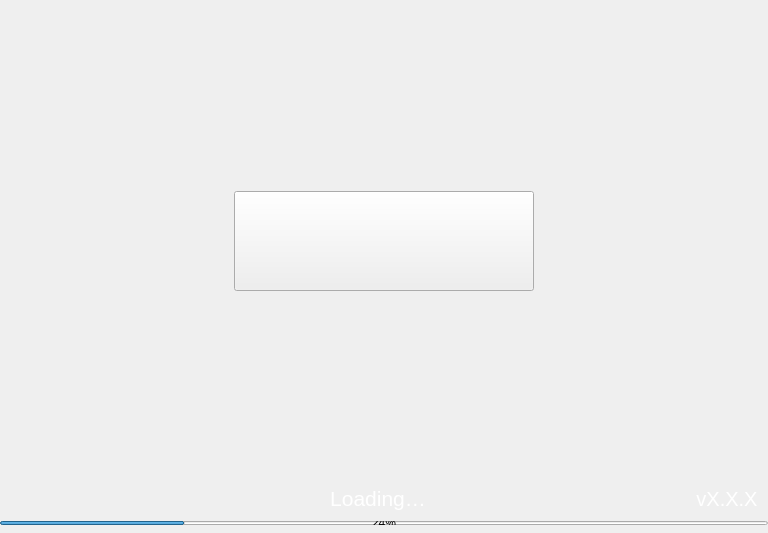
<?xml version="1.0" encoding="UTF-8"?>
<ui version="4.0">
 <class>Splash</class>
 <widget class="QWidget" name="Splash">
  <property name="geometry">
   <rect>
    <x>0</x>
    <y>0</y>
    <width>768</width>
    <height>533</height>
   </rect>
  </property>
  <property name="minimumSize">
   <size>
    <width>768</width>
    <height>533</height>
   </size>
  </property>
  <property name="maximumSize">
   <size>
    <width>16777215</width>
    <height>700</height>
   </size>
  </property>
  <property name="windowTitle">
   <string>Form</string>
  </property>
  <layout class="QVBoxLayout" name="verticalLayout_2">
   <property name="spacing">
    <number>0</number>
   </property>
   <property name="leftMargin">
    <number>0</number>
   </property>
   <property name="topMargin">
    <number>0</number>
   </property>
   <property name="rightMargin">
    <number>0</number>
   </property>
   <property name="bottomMargin">
    <number>0</number>
   </property>
   <item>
    <widget class="QFrame" name="frame">
     <property name="minimumSize">
      <size>
       <width>750</width>
       <height>520</height>
      </size>
     </property>
     <property name="styleSheet">
      <string notr="true"/>
     </property>
     <property name="frameShape">
      <enum>QFrame::NoFrame</enum>
     </property>
     <property name="frameShadow">
      <enum>QFrame::Plain</enum>
     </property>
     <layout class="QVBoxLayout" name="verticalLayout">
      <property name="spacing">
       <number>0</number>
      </property>
      <property name="leftMargin">
       <number>0</number>
      </property>
      <property name="topMargin">
       <number>0</number>
      </property>
      <property name="rightMargin">
       <number>0</number>
      </property>
      <property name="bottomMargin">
       <number>0</number>
      </property>
      <item>
       <spacer name="verticalSpacer_2">
        <property name="orientation">
         <enum>Qt::Vertical</enum>
        </property>
        <property name="sizeHint" stdset="0">
         <size>
          <width>20</width>
          <height>40</height>
         </size>
        </property>
       </spacer>
      </item>
      <item alignment="Qt::AlignHCenter">
       <widget class="QToolButton" name="imgLogo">
        <property name="minimumSize">
         <size>
          <width>300</width>
          <height>100</height>
         </size>
        </property>
        <property name="maximumSize">
         <size>
          <width>300</width>
          <height>100</height>
         </size>
        </property>
        <property name="text">
         <string/>
        </property>
       </widget>
      </item>
      <item>
       <spacer name="verticalSpacer">
        <property name="orientation">
         <enum>Qt::Vertical</enum>
        </property>
        <property name="sizeHint" stdset="0">
         <size>
          <width>20</width>
          <height>40</height>
         </size>
        </property>
       </spacer>
      </item>
      <item>
       <widget class="QWidget" name="horizontalWidget" native="true">
        <property name="minimumSize">
         <size>
          <width>0</width>
          <height>30</height>
         </size>
        </property>
        <layout class="QHBoxLayout" name="horizontalLayout_2">
         <property name="spacing">
          <number>0</number>
         </property>
         <property name="leftMargin">
          <number>10</number>
         </property>
         <property name="topMargin">
          <number>0</number>
         </property>
         <property name="rightMargin">
          <number>10</number>
         </property>
         <property name="bottomMargin">
          <number>0</number>
         </property>
         <item>
          <widget class="QLabel" name="lblMessage">
           <property name="sizePolicy">
            <sizepolicy hsizetype="Expanding" vsizetype="Preferred">
             <horstretch>0</horstretch>
             <verstretch>0</verstretch>
            </sizepolicy>
           </property>
           <property name="minimumSize">
            <size>
             <width>0</width>
             <height>30</height>
            </size>
           </property>
           <property name="font">
            <font>
             <pointsize>16</pointsize>
            </font>
           </property>
           <property name="styleSheet">
            <string notr="true">color:white; padding-left:50px;</string>
           </property>
           <property name="text">
            <string>Loading…</string>
           </property>
           <property name="alignment">
            <set>Qt::AlignHCenter|Qt::AlignTop</set>
           </property>
          </widget>
         </item>
         <item alignment="Qt::AlignVCenter">
          <widget class="QLabel" name="lblVersion">
           <property name="minimumSize">
            <size>
             <width>0</width>
             <height>30</height>
            </size>
           </property>
           <property name="font">
            <font>
             <pointsize>15</pointsize>
            </font>
           </property>
           <property name="styleSheet">
            <string notr="true">color:white; padding-top:1px;</string>
           </property>
           <property name="text">
            <string notr="true">vX.X.X</string>
           </property>
           <property name="alignment">
            <set>Qt::AlignHCenter|Qt::AlignTop</set>
           </property>
          </widget>
         </item>
        </layout>
       </widget>
      </item>
      <item>
       <widget class="QWidget" name="layoutProgress" native="true">
        <property name="minimumSize">
         <size>
          <width>0</width>
          <height>8</height>
         </size>
        </property>
        <property name="maximumSize">
         <size>
          <width>16777215</width>
          <height>8</height>
         </size>
        </property>
        <layout class="QHBoxLayout" name="horizontalLayout">
         <property name="spacing">
          <number>0</number>
         </property>
         <property name="leftMargin">
          <number>0</number>
         </property>
         <property name="topMargin">
          <number>4</number>
         </property>
         <property name="rightMargin">
          <number>0</number>
         </property>
         <property name="bottomMargin">
          <number>0</number>
         </property>
         <item>
          <widget class="QProgressBar" name="progressBar">
           <property name="value">
            <number>24</number>
           </property>
          </widget>
         </item>
        </layout>
       </widget>
      </item>
      <item>
       <spacer name="verticalSpacer_3">
        <property name="orientation">
         <enum>Qt::Vertical</enum>
        </property>
        <property name="sizeType">
         <enum>QSizePolicy::Fixed</enum>
        </property>
        <property name="sizeHint" stdset="0">
         <size>
          <width>20</width>
          <height>8</height>
         </size>
        </property>
       </spacer>
      </item>
     </layout>
    </widget>
   </item>
  </layout>
 </widget>
 <resources/>
 <connections/>
</ui>
